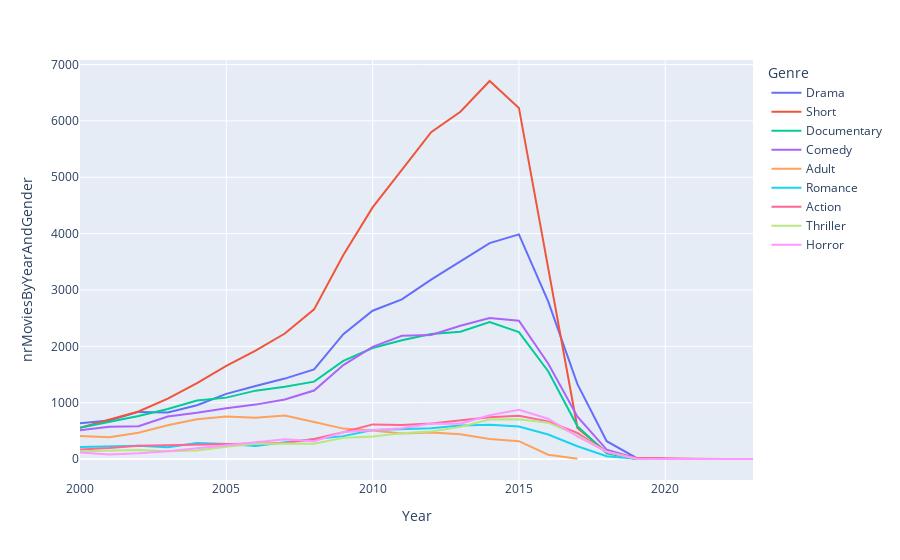

The notebook cell this image was saved under:
### Code cell
windowByGenre =  Window.partitionBy(col("Genre"))
windowByYear =  Window.partitionBy(col("Year"))

# How 10 most-produced categories of all time performed over last 20 years 
res = moviesDfWithGenres\
    .withColumn("totalOverGenre", count(col("imdbID")).over(windowByGenre))\
    .withColumn("rank", dense_rank().over(Window.orderBy(col("totalOverGenre").desc())))\
    .filter(col("rank") <= 10)\
    .filter(col("Year") >= 2000)

res = res\
    .groupBy(col("Year"), col("Genre"))\
    .agg(count("imdbID").alias("nrMoviesByYearAndGender"))\
    .sort(col("Year"), col("nrMoviesByYearAndGender").desc())

fig = px.line(res.toPandas().dropna(), x="Year", y="nrMoviesByYearAndGender", color='Genre')
fig.show()

### Figure 1 — Plotly figure (JSON) as saved in the notebook; plotly's stock layout.template omitted (floating-point values rounded to 4 significant figures)
{"data": [{"hovertemplate": "Genre=Drama<br>Year=%{x}<br>nrMoviesByYearAndGender=%{y}<extra></extra>", "legendgroup": "Drama", "line": {"color": "#636efa", "dash": "solid"}, "mode": "lines", "name": "Drama", "orientation": "v", "showlegend": true, "type": "scatter", "x": [2000, 2001, 2002, 2003, 2004, 2005, 2006, 2007, 2008, 2009, 2010, 2011, 2012, 2013, 2014, 2015, 2016, 2017, 2018, 2019, 2020, 2021, 2023], "xaxis": "x", "y": [634, 683, 837, 825, 955, 1157, 1297, 1428, 1590, 2217, 2632, 2832, 3184, 3503, 3832, 3987, 2799, 1329, 317, 25, 6, 1, 1], "yaxis": "y"}, {"hovertemplate": "Genre=Short<br>Year=%{x}<br>nrMoviesByYearAndGender=%{y}<extra></extra>", "legendgroup": "Short", "line": {"color": "#EF553B", "dash": "solid"}, "mode": "lines", "name": "Short", "orientation": "v", "showlegend": true, "type": "scatter", "x": [2000, 2001, 2002, 2003, 2004, 2005, 2006, 2007, 2008, 2009, 2010, 2011, 2012, 2013, 2014, 2015, 2016, 2017, 2018, 2019, 2020], "xaxis": "x", "y": [553, 696, 844, 1072, 1346, 1652, 1926, 2228, 2656, 3619, 4466, 5133, 5801, 6163, 6708, 6230, 3383, 553, 122, 1, 2], "yaxis": "y"}, {"hovertemplate": "Genre=Documentary<br>Year=%{x}<br>nrMoviesByYearAndGender=%{y}<extra></extra>", "legendgroup": "Documentary", "line": {"color": "#00cc96", "dash": "solid"}, "mode": "lines", "name": "Documentary", "orientation": "v", "showlegend": true, "type": "scatter", "x": [2000, 2001, 2002, 2003, 2004, 2005, 2006, 2007, 2008, 2009, 2010, 2011, 2012, 2013, 2014, 2015, 2016, 2017, 2018, 2019, 2022], "xaxis": "x", "y": [553, 654, 764, 887, 1037, 1090, 1214, 1284, 1374, 1741, 1970, 2108, 2220, 2259, 2430, 2253, 1558, 581, 101, 1, 1], "yaxis": "y"}, {"hovertemplate": "Genre=Comedy<br>Year=%{x}<br>nrMoviesByYearAndGender=%{y}<extra></extra>", "legendgroup": "Comedy", "line": {"color": "#ab63fa", "dash": "solid"}, "mode": "lines", "name": "Comedy", "orientation": "v", "showlegend": true, "type": "scatter", "x": [2000, 2001, 2002, 2003, 2004, 2005, 2006, 2007, 2008, 2009, 2010, 2011, 2012, 2013, 2014, 2015, 2016, 2017, 2018, 2019, 2020, 2021], "xaxis": "x", "y": [512, 573, 581, 756, 821, 901, 966, 1058, 1216, 1668, 1992, 2188, 2200, 2365, 2502, 2456, 1695, 752, 168, 13, 3, 2], "yaxis": "y"}, {"hovertemplate": "Genre=Adult<br>Year=%{x}<br>nrMoviesByYearAndGender=%{y}<extra></extra>", "legendgroup": "Adult", "line": {"color": "#FFA15A", "dash": "solid"}, "mode": "lines", "name": "Adult", "orientation": "v", "showlegend": true, "type": "scatter", "x": [2000, 2001, 2002, 2003, 2004, 2005, 2006, 2007, 2008, 2009, 2010, 2011, 2012, 2013, 2014, 2015, 2016, 2017], "xaxis": "x", "y": [409, 385, 468, 601, 706, 756, 733, 773, 656, 540, 506, 453, 471, 441, 356, 317, 78, 7], "yaxis": "y"}, {"hovertemplate": "Genre=Romance<br>Year=%{x}<br>nrMoviesByYearAndGender=%{y}<extra></extra>", "legendgroup": "Romance", "line": {"color": "#19d3f3", "dash": "solid"}, "mode": "lines", "name": "Romance", "orientation": "v", "showlegend": true, "type": "scatter", "x": [2000, 2001, 2002, 2003, 2004, 2005, 2006, 2007, 2008, 2009, 2010, 2011, 2012, 2013, 2014, 2015, 2016, 2017, 2018, 2019, 2021], "xaxis": "x", "y": [214, 219, 234, 211, 284, 269, 233, 300, 354, 407, 516, 531, 547, 594, 608, 578, 436, 228, 50, 4, 1], "yaxis": "y"}, {"hovertemplate": "Genre=Action<br>Year=%{x}<br>nrMoviesByYearAndGender=%{y}<extra></extra>", "legendgroup": "Action", "line": {"color": "#FF6692", "dash": "solid"}, "mode": "lines", "name": "Action", "orientation": "v", "showlegend": true, "type": "scatter", "x": [2000, 2001, 2002, 2003, 2004, 2005, 2006, 2007, 2008, 2009, 2010, 2011, 2012, 2013, 2014, 2015, 2016, 2017, 2018, 2019, 2020, 2021, 2022], "xaxis": "x", "y": [171, 196, 236, 245, 260, 275, 271, 284, 356, 474, 615, 603, 629, 686, 743, 767, 669, 463, 124, 23, 9, 4, 1], "yaxis": "y"}, {"hovertemplate": "Genre=Thriller<br>Year=%{x}<br>nrMoviesByYearAndGender=%{y}<extra></extra>", "legendgroup": "Thriller", "line": {"color": "#B6E880", "dash": "solid"}, "mode": "lines", "name": "Thriller", "orientation": "v", "showlegend": true, "type": "scatter", "x": [2000, 2001, 2002, 2003, 2004, 2005, 2006, 2007, 2008, 2009, 2010, 2011, 2012, 2013, 2014, 2015, 2016, 2017, 2018, 2019, 2020], "xaxis": "x", "y": [138, 145, 159, 138, 150, 218, 273, 278, 270, 376, 402, 459, 488, 571, 701, 705, 646, 426, 129, 7, 1], "yaxis": "y"}, {"hovertemplate": "Genre=Horror<br>Year=%{x}<br>nrMoviesByYearAndGender=%{y}<extra></extra>", "legendgroup": "Horror", "line": {"color": "#FF97FF", "dash": "solid"}, "mode": "lines", "name": "Horror", "orientation": "v", "showlegend": true, "type": "scatter", "x": [2000, 2001, 2002, 2003, 2004, 2005, 2006, 2007, 2008, 2009, 2010, 2011, 2012, 2013, 2014, 2015, 2016, 2017, 2018, 2019, 2020, 2023], "xaxis": "x", "y": [116, 83, 101, 138, 191, 244, 299, 353, 317, 481, 510, 546, 629, 627, 778, 874, 715, 402, 127, 7, 2, 1], "yaxis": "y"}], "layout": {"legend": {"title": {"text": "Genre"}, "tracegroupgap": 0}, "margin": {"t": 60}, "xaxis": {"anchor": "y", "domain": [0, 1], "title": {"text": "Year"}}, "yaxis": {"anchor": "x", "domain": [0, 1], "title": {"text": "nrMoviesByYearAndGender"}}}}
